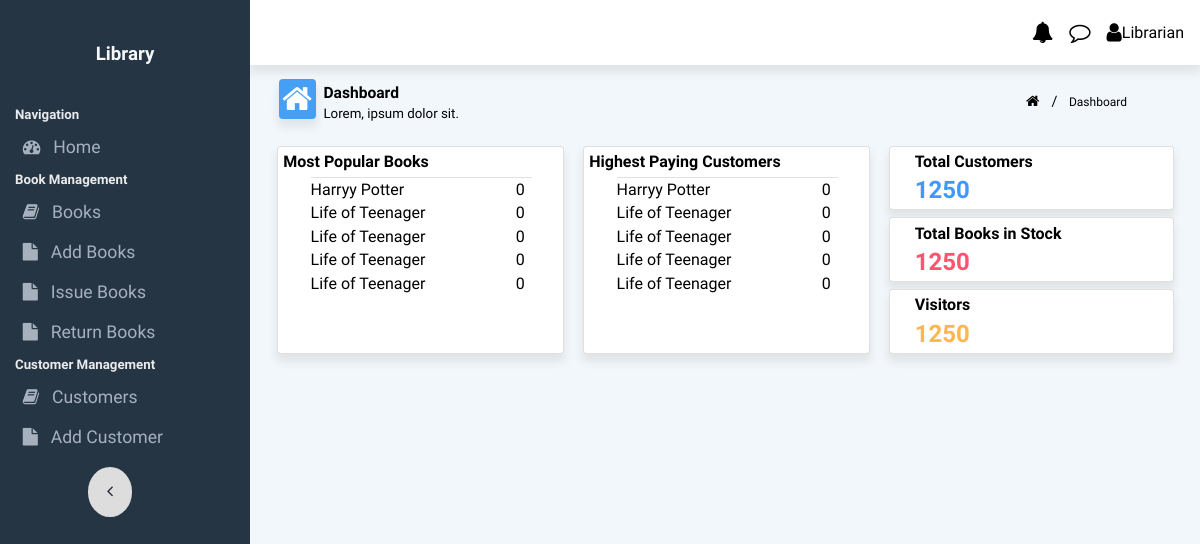
The page / on the database its author committed.
### app.py (models this page shows, shortened)
class Books(db.Model):
    __tablename__ = 'books'
    book_id = db.Column(db.Integer, primary_key=True, autoincrement=True)
    title = db.Column(db.String(255), nullable=False)
    authors = db.Column(db.String(255), nullable=False)
    stockQty = db.Column(db.Integer, nullable=False, default=0)
    timesIssued = db.Column(db.Integer, nullable=False, default=0)

### app.py (the view)
@app.route('/')
def index():
    most_popular=Books.query.order_by(Books.timesIssued).limit(5).all()
    return render_template('index.html',most_popular=most_popular)

### templates/index.html (shortened to what this page needs)
{% extends 'base.html' %}
{% block body %}
<div class="content-area">
    <div class="flexContainer" id="dashboardLineContainer">
        <div class="flex-40 dashboardLine">
            <i class="fa fa-home fa-2x" style="float: left;" id="homeIcon"></i>
            <div style="margin-bottom: 0;margin-top: 0;">
                <h3 style="margin-bottom: 0;margin-top: 2px;"><small>Dashboard</small> </h3>
                <p style="margin-bottom: 0;margin-top: 0;"><small>Lorem, ipsum dolor sit.</small> </p>
            </div>
        </div>
        <div class="flex-40-end">
            <ul class="breadcrumb" style="float: right;">
                <li><a href="#"><i class="fa fa-home"></i></a></li>
                <li><small>Dashboard</small></li>
            </ul>
        </div>
    </div>
    <div class="flexContainer">
        <div class="flex-50 chartCard card" style="flex: 0 0 30%;">
            <h4><strong>Most Popular Books</strong></h4>
            <div style="width: 80%;margin: auto;">
                <table class="attendance_form_table">
                    <tbody id="attendance_form_table_data">
                        {%for book in most_popular %}
                        <tr>
                            <td>{{book.title}}</td>
                            <td>{{book.timesIssued}}</td>
                        </tr>
                        {%endfor%}
                    </tbody>
                </table>
            </div>
        </div>
        <div class="flex-50 chartCard card" style="flex: 0 0 30%;">
            <h4><strong>Highest Paying Customers</strong></h4>
            <div style="width: 80%;margin: auto;">
                <table class="attendance_form_table">
                    <tbody id="attendance_form_table_data">
                        {%for book in most_popular %}
                        <tr>
                            <td>{{book.title}}</td>
                            <td>{{book.timesIssued}}</td>
                        </tr>
                        {%endfor%}
                    </tbody>
                </table>
            </div>
        </div>
        <div class="flex-40 verticalFlex" style="flex: 0 0 30%;">
            <div class="card verticalFlexItem" style="margin-bottom: 1.5%;">
                <h6>Total Customers</h6>
                <h3 style="color: #4098FE;">1250</h3>
            </div>
            <div class="card verticalFlexItem" style="margin-bottom: 1%; margin-top:1%;">
                <h6>Total Books in Stock</h6>
                <h3 style="color: #FF5370;">1250</h3>
            </div>
            <div class="card verticalFlexItem" style="margin-top: 1.5%;">
                <h6>Visitors</h6>
                <h3 style="color: #FFB64D;">1250</h3>
            </div>
        </div>
    </div>
</div>
{% endblock %}

### static/css/style.css (style rules this page uses)
* { -webkit-tap-highlight-color: transparent; }
html { height: 100%; }
body { background-color: #f2f7fb; margin: 0; height: 100%; font-family: "Quicksand", sans-serif; -webkit-touch-callout: none; -webkit-user-select: none; -khtml-user-select: none; -moz-user-select: none; -ms-user-select: none; user-select: none; }
.flexContainer { width: 100%; display: flex; flex-wrap: wrap; justify-content: center; align-content: center; }
#dashboardLineContainer { justify-content: flex-start; margin-left: 2%; }
.verticalFlex { display: flex; flex-direction: column; justify-content: space-evenly; min-width: 20%; max-width: 30%; }
.verticalFlexItem { min-height: 30%; flex: 0 0 1; }
.verticalFlexItem h1, h2, h3, h4, h5, h6 { margin: 2%; }
.verticalFlexItem h3 { font-size: 1.5rem; }
.verticalFlexItem h6 { font-size: 1rem; }
.card { border: 1px solid rgba(0, 0, 0, 0.125); background-color: #ffff; border-radius: 0.25rem; padding-left: 20px; box-shadow: 0px 7px 9px 1px rgba(224, 228, 231, 1); }
.flex-50 { flex: 0 0 50%; margin: 1%; }
.flex-40 { flex: 0 0 40%; margin: 1%; }
#homeIcon { background-color: #449ff5; color: white; box-shadow: 0px 7px 9px 1px rgba(224, 228, 231, 1); border-radius: 0.25rem; margin-right: 2%; padding: 1%; }
.dashboardLine { margin: 1%; align-content: center; justify-content: left; justify-self: flex-start; }
ul.breadcrumb { padding: 10px 16px; list-style: none; }
ul.breadcrumb li { display: inline; font-size: 1.2vw; }
ul.breadcrumb li + li:before { padding: 8px; color: black; content: "/\00a0"; }
ul.breadcrumb li a { color: black; text-decoration: none; }
.flex-40-end { flex: 0 0 50%; justify-content: center; align-content: flex-end; }
.chartCard { min-width: 20%; max-width: 30%; padding: 0px; }
#attendanceTable th, td { text-align: left; padding: 8px; text-align: center; }
#attendanceTable2 th, td { text-align: left; padding: 8px; text-align: center; }
.attendance_form_table { border-top: 1px solid #dee2e6; margin: 2%; width: 97%; border-collapse: collapse; }
.attendance_form_table th, td { border-bottom: 1px solid #dee2e6; padding: 1% 0; }
#addTeacherTable th, td { text-align: left; padding: 1% 0; border: none; }

### rows shown on the page
Books: title "Harryy Potter", timesIssued "0"
Books: title "Life of Teenager", timesIssued "0"
Books: title "Life of Teenager", timesIssued "0"
Books: title "Life of Teenager", timesIssued "0"
Books: title "Life of Teenager", timesIssued "0"
